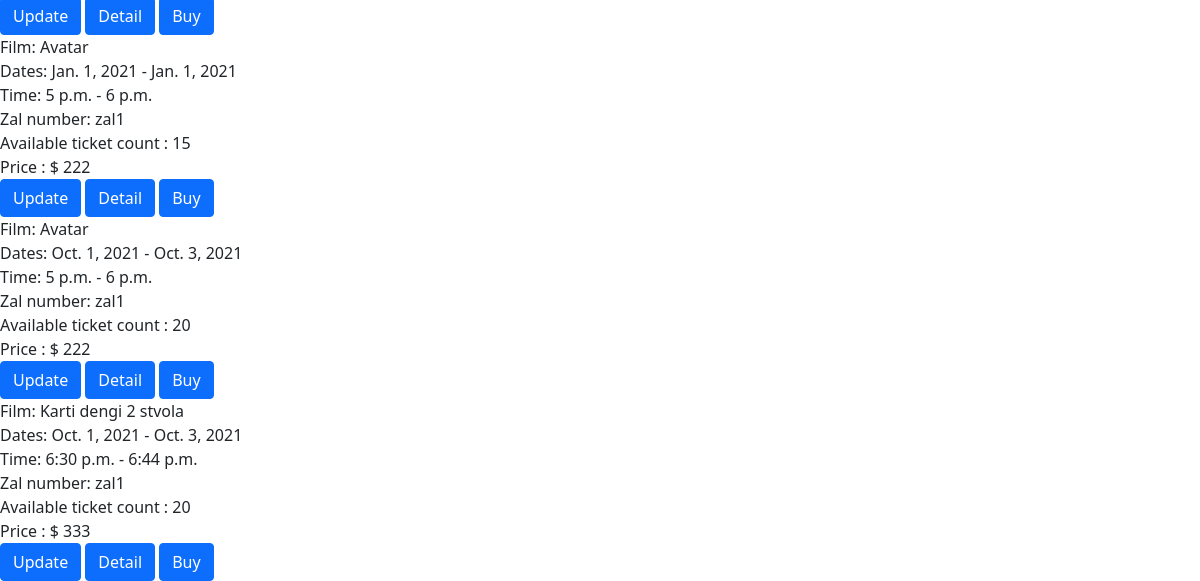
The app's page /seans/list (lower part), older data.
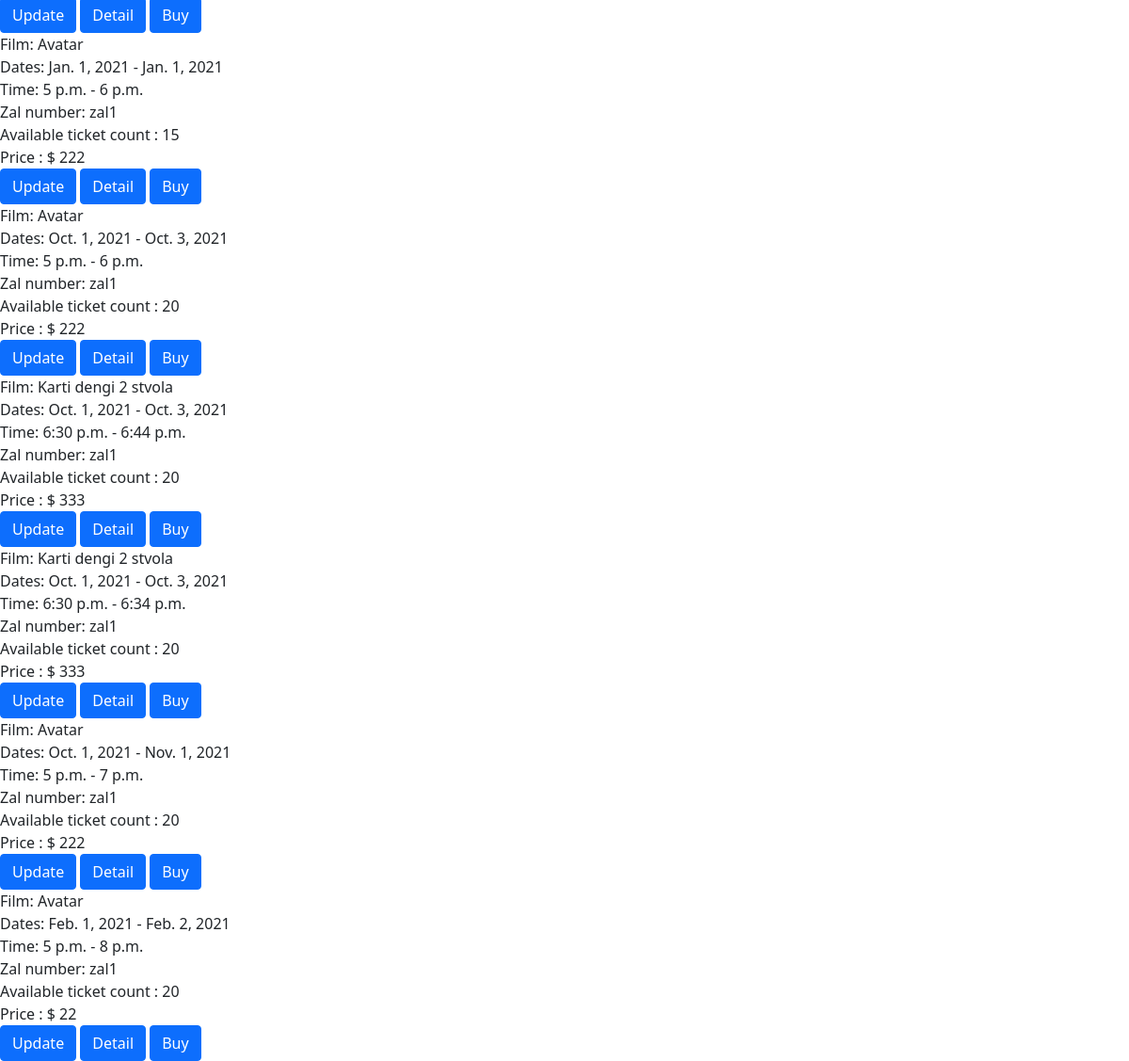
The same page, newer data.
### zal/models.py (models this page shows, shortened)
class Seans(models.Model):
    seans_group = models.ForeignKey(SeansGroup,related_name='seanses', on_delete=models.CASCADE)
    date_start = models.DateField(default=0)
    date_end = models.DateField(default=0)
    time_start = models.TimeField(default=0)
    time_end = models.TimeField(default=0)
    film = models.ForeignKey(Film, on_delete=models.CASCADE, default=1)
    zal = models.ForeignKey(Zal, on_delete=models.CASCADE)
    price = models.IntegerField(default=10)
    def get_available_tickets(self):
        return get_available(self)

class Film(models.Model):
    name = models.CharField(max_length=128)
    description = models.CharField(max_length=255,
                                   verbose_name='Описание'
                                   )
    def __str__(self):
        return self.name

class Zal(models.Model):
    name = models.CharField(max_length=255)
    size = models.IntegerField(default=20,
                               verbose_name='Количество мест'
                               )
    def __str__(self):
        return self.name

### ticket/models.py (models this page shows, shortened)
class Ticket(models.Model):
    seans = models.ForeignKey(Seans, related_name='tickets', on_delete=models.CASCADE)
    user = models.ForeignKey('auth.User', on_delete=models.CASCADE)
    amount = models.PositiveIntegerField(default=1)

### zal/views.py (the view)
# urls.py: path('seans/list', SeansList.as_view(), name='seans-list'),
class SeansList(ListView):
    model = Seans
    template_name = 'seans-list.html'
    context_object_name = 'seans'

### zal/services.py (called while the page is built)
def get_available(seans):
    model = apps.get_model('ticket', 'Ticket')
    seans_tickets = model.objects.filter(seans=seans)
    place_count = 0
    for ticket in seans_tickets:
        place_count += ticket.amount
    return seans.zal.size - place_count

### zal/templates/seans-list.html
{% extends 'static/base.html' %}
{% block content %}
    <div>
    {% for object in seans %}
{% include 'seans-detail.html' with object=object %}
    {% endfor %}
    </div>
{% endblock %}

### zal/templates/seans-detail.html
{% block content %}
    <div>
        Film: {{ object.film }}
    </div>
    <div>
        Dates: {{ object.date_start }} - {{ object.date_end }}
    </div>
    <div>
        Time: {{ object.time_start }} - {{ object.time_end }}
    </div>
    <div>
        Zal number: {{ object.zal }}
    </div>
    {% if object.get_available_tickets == 0 %}
        <div>
            Available tickets : 0
        </div>
        {% else %}
        Available ticket count : {{ object.get_available_tickets }}
        <div>
        Price : $ {{ object.price }}
    </div>
    {% endif %}
    <a href="{% url "seans-update" pk=object.id %}" class="btn btn-primary">Update</a>
    <a href="{% url "seans-detail" pk=object.id %}" class="btn btn-primary">Detail</a>
    {% if object.get_available_tickets != 0 %}
    <a href="{% url "ticket-create" %}" class="btn btn-primary">Buy</a>
    {% endif %}
{% endblock %}

Row changes from the older to the newer data that the page shows:
added Seans: film "Karti dengi 2 stvola", date_start "Oct. 1, 2021", date_end "Oct. 3, 2021", time_start "6:30 p.m.", time_end "6:34 p.m.", zal "zal1", get_available_tickets "20", price "333", shows "Buy"
added Seans: film "Avatar", date_start "Oct. 1, 2021", date_end "Nov. 1, 2021", time_start "5 p.m.", time_end "7 p.m.", zal "zal1", get_available_tickets "20", price "222", shows "Buy"
added Seans: film "Avatar", date_start "Feb. 1, 2021", date_end "Feb. 2, 2021", time_start "5 p.m.", time_end "8 p.m.", zal "zal1", get_available_tickets "20", price "22", shows "Buy"
